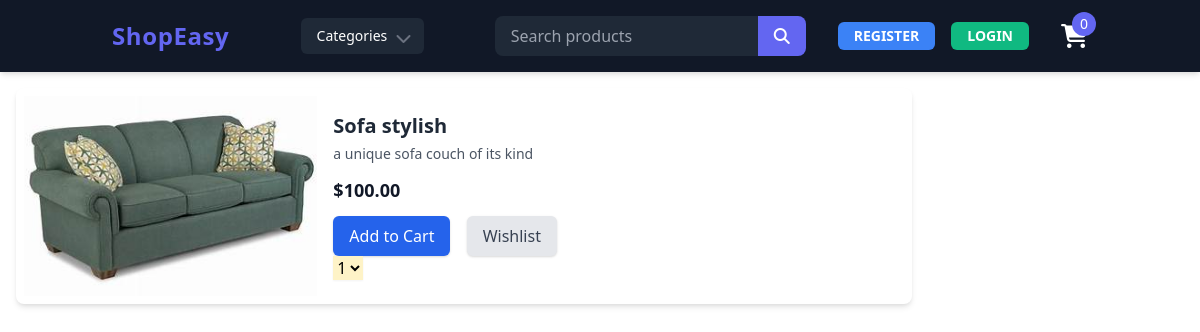
Page /product/6 on the committed database.
### store/models.py (models this page shows, shortened)
class Product(models.Model):
    name= models.CharField(max_length=20)
    category=models.ForeignKey(Category,on_delete=models.CASCADE)
    image=models.ImageField(upload_to="uploads/product")
    price=models.DecimalField(default=0,decimal_places=2,max_digits=6)
    description=models.TextField(null=True,blank=True)
    on_sale=models.BooleanField()
    sale_price= models.DecimalField(default=0,decimal_places=2,max_digits=6)

### store/views.py (the view)
# urls.py: path('product/<int:pk>',views.product,name="product"),
def product(request,pk):
    product=Product.objects.get(id=pk)
    return render(request,"product.html",{"product":product})

### cart/cart.py (called while the page is built)
   def __len__(self):
       return len(self.cart)

### cart/context_processor.py (called while the page is built)
def cart(request):
    return {"cart": Cart(request)}

### store/templates/product.html (shortened to what this page needs)
{% extends 'Base.html' %}
{% block  content %}
<div class="bg-white rounded-lg shadow-md overflow-hidden max-w-4xl m-4 p-2 flex flex-col md:flex-row">
    <div class="relative w-full md:w-1/3">
        <img src="{{ product.image.url }}" alt="{{ product.name }}" class="w-full h-48 md:h-full object-cover transition-transform duration-200 hover:scale-105">
    </div>
    <div class="p-4 md:w-2/3 flex flex-col justify-between">
        <h1 class="text-xl font-bold text-gray-800 mb-1">{{ product.name }}</h1>
        <p class="text-gray-600 text-sm mb-3">{{ product.description }}</p>
        <div class="mb-3">
            {% if product.sale_price %}
            <p class="text-lg font-bold text-red-500">${{ product.sale_price }}
                <span class="text-gray-500 line-through text-sm">${{ product.price }}</span>
            </p>
            {% else %}
            <p class="text-lg font-semibold text-gray-900">${{ product.price }}</p>
            {% endif %}
        </div>
        <div>
            <button  id="add_cart" value="{{product.id}}"  class="bg-blue-600 text-white px-4 py-2 rounded-md font-medium shadow hover:bg-blue-700 transition-all duration-150">
                Add to Cart
            </button>
            <button class="ml-3 bg-gray-200 text-gray-700 px-4 py-2 rounded-md font-medium shadow hover:bg-gray-300 transition-all duration-150">
                Wishlist
            </button>
        </div>
        <div class="relative inline-block">
            <select  id="copies"
                class="block  bg-yellow-100  shadow-sm  focus:ring-2 focus:ring-yellow-500 ">
                <option value="1">1</option>
            </select>
        </div>
    </div>
</div>
{% endblock  %}

### rows in the picture
Product: image (picture), name "Sofa stylish", description "a unique sofa couch of its kind", price "100.00"

### other values in the picture
{{ cart | length }} "0"
